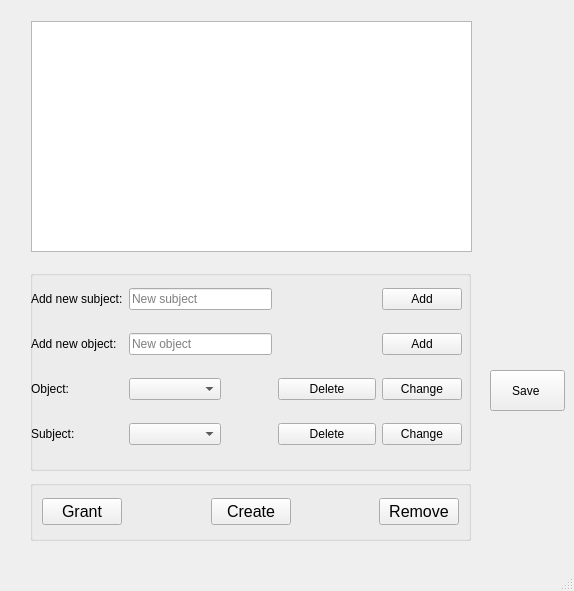
<?xml version="1.0" encoding="UTF-8"?>
<ui version="4.0">
 <class>MainWindow</class>
 <widget class="QMainWindow" name="MainWindow">
  <property name="geometry">
   <rect>
    <x>0</x>
    <y>0</y>
    <width>574</width>
    <height>591</height>
   </rect>
  </property>
  <property name="windowTitle">
   <string>MainWindow</string>
  </property>
  <widget class="QWidget" name="centralwidget">
   <widget class="QGroupBox" name="groupBox">
    <property name="geometry">
     <rect>
      <x>30</x>
      <y>480</y>
      <width>441</width>
      <height>61</height>
     </rect>
    </property>
    <property name="title">
     <string/>
    </property>
    <layout class="QGridLayout" name="gridLayout">
     <item row="0" column="2">
      <widget class="QPushButton" name="create">
       <property name="font">
        <font>
         <pointsize>12</pointsize>
        </font>
       </property>
       <property name="text">
        <string>Create</string>
       </property>
      </widget>
     </item>
     <item row="0" column="4">
      <widget class="QPushButton" name="remove">
       <property name="font">
        <font>
         <pointsize>12</pointsize>
        </font>
       </property>
       <property name="text">
        <string>Remove</string>
       </property>
      </widget>
     </item>
     <item row="0" column="0">
      <widget class="QPushButton" name="grant">
       <property name="font">
        <font>
         <pointsize>12</pointsize>
        </font>
       </property>
       <property name="text">
        <string>Grant</string>
       </property>
      </widget>
     </item>
     <item row="0" column="1">
      <widget class="QLabel" name="label_7">
       <property name="text">
        <string/>
       </property>
      </widget>
     </item>
     <item row="0" column="3">
      <widget class="QLabel" name="label_8">
       <property name="text">
        <string/>
       </property>
      </widget>
     </item>
    </layout>
   </widget>
   <widget class="QGroupBox" name="groupBox_3">
    <property name="geometry">
     <rect>
      <x>30</x>
      <y>270</y>
      <width>441</width>
      <height>201</height>
     </rect>
    </property>
    <property name="title">
     <string/>
    </property>
    <widget class="QWidget" name="">
     <property name="geometry">
      <rect>
       <x>1</x>
       <y>1</y>
       <width>431</width>
       <height>191</height>
      </rect>
     </property>
     <layout class="QGridLayout" name="gridLayout_2">
      <item row="2" column="6">
       <widget class="QPushButton" name="Change_O">
        <property name="styleSheet">
         <string notr="true">font: 12pt &quot;Segoe UI&quot;;</string>
        </property>
        <property name="text">
         <string>Change</string>
        </property>
       </widget>
      </item>
      <item row="0" column="0">
       <widget class="QLabel" name="label">
        <property name="styleSheet">
         <string notr="true">font: 12pt &quot;Segoe UI&quot;;</string>
        </property>
        <property name="text">
         <string>Add new subject:</string>
        </property>
       </widget>
      </item>
      <item row="0" column="1" colspan="3">
       <widget class="QLineEdit" name="subject">
        <property name="styleSheet">
         <string notr="true">font: 12pt &quot;Segoe UI&quot;;</string>
        </property>
        <property name="placeholderText">
         <string>New subject</string>
        </property>
       </widget>
      </item>
      <item row="2" column="0">
       <widget class="QLabel" name="label_3">
        <property name="styleSheet">
         <string notr="true">font: 12pt &quot;Segoe UI&quot;;</string>
        </property>
        <property name="text">
         <string>Object:</string>
        </property>
       </widget>
      </item>
      <item row="3" column="0">
       <widget class="QLabel" name="label_4">
        <property name="styleSheet">
         <string notr="true">font: 12pt &quot;Segoe UI&quot;;</string>
        </property>
        <property name="text">
         <string>Subject:</string>
        </property>
       </widget>
      </item>
      <item row="3" column="6">
       <widget class="QPushButton" name="Change_S">
        <property name="styleSheet">
         <string notr="true">font: 12pt &quot;Segoe UI&quot;;</string>
        </property>
        <property name="text">
         <string>Change</string>
        </property>
       </widget>
      </item>
      <item row="1" column="0">
       <widget class="QLabel" name="label_2">
        <property name="styleSheet">
         <string notr="true">font: 12pt &quot;Segoe UI&quot;;</string>
        </property>
        <property name="text">
         <string>Add new object:</string>
        </property>
       </widget>
      </item>
      <item row="1" column="1" colspan="3">
       <widget class="QLineEdit" name="object">
        <property name="styleSheet">
         <string notr="true">font: 12pt &quot;Segoe UI&quot;;</string>
        </property>
        <property name="placeholderText">
         <string>New object</string>
        </property>
       </widget>
      </item>
      <item row="0" column="4">
       <widget class="QLabel" name="label_10">
        <property name="text">
         <string/>
        </property>
       </widget>
      </item>
      <item row="1" column="4">
       <widget class="QLabel" name="label_12">
        <property name="text">
         <string/>
        </property>
       </widget>
      </item>
      <item row="2" column="4" colspan="2">
       <widget class="QPushButton" name="Delete_O">
        <property name="styleSheet">
         <string notr="true">font: 12pt &quot;Segoe UI&quot;;</string>
        </property>
        <property name="text">
         <string>Delete</string>
        </property>
       </widget>
      </item>
      <item row="3" column="4" colspan="2">
       <widget class="QPushButton" name="Delete_S">
        <property name="styleSheet">
         <string notr="true">font: 12pt &quot;Segoe UI&quot;;</string>
        </property>
        <property name="text">
         <string>Delete</string>
        </property>
       </widget>
      </item>
      <item row="3" column="3">
       <widget class="QLabel" name="label_11">
        <property name="text">
         <string/>
        </property>
       </widget>
      </item>
      <item row="2" column="3">
       <widget class="QLabel" name="label_9">
        <property name="text">
         <string/>
        </property>
       </widget>
      </item>
      <item row="2" column="1" colspan="2">
       <widget class="QComboBox" name="comboBox_2">
        <property name="styleSheet">
         <string notr="true">font: 12pt &quot;Segoe UI&quot;;</string>
        </property>
       </widget>
      </item>
      <item row="3" column="1" colspan="2">
       <widget class="QComboBox" name="comboBox">
        <property name="styleSheet">
         <string notr="true">font: 12pt &quot;Segoe UI&quot;;</string>
        </property>
       </widget>
      </item>
      <item row="1" column="6">
       <widget class="QPushButton" name="Add_O">
        <property name="styleSheet">
         <string notr="true">font: 12pt &quot;Segoe UI&quot;;</string>
        </property>
        <property name="text">
         <string>Add</string>
        </property>
       </widget>
      </item>
      <item row="0" column="6">
       <widget class="QPushButton" name="Add_S">
        <property name="styleSheet">
         <string notr="true">font: 12pt &quot;Segoe UI&quot;;</string>
        </property>
        <property name="text">
         <string>Add</string>
        </property>
       </widget>
      </item>
     </layout>
    </widget>
   </widget>
   <widget class="QPushButton" name="Save">
    <property name="geometry">
     <rect>
      <x>490</x>
      <y>370</y>
      <width>75</width>
      <height>41</height>
     </rect>
    </property>
    <property name="styleSheet">
     <string notr="true">font: 12pt &quot;Segoe UI&quot;;</string>
    </property>
    <property name="text">
     <string>Save </string>
    </property>
   </widget>
   <widget class="QLabel" name="label_13">
    <property name="geometry">
     <rect>
      <x>180</x>
      <y>474</y>
      <width>16</width>
      <height>16</height>
     </rect>
    </property>
    <property name="text">
     <string/>
    </property>
   </widget>
   <widget class="QLabel" name="label_5">
    <property name="geometry">
     <rect>
      <x>147</x>
      <y>439</y>
      <width>16</width>
      <height>16</height>
     </rect>
    </property>
    <property name="text">
     <string/>
    </property>
   </widget>
   <widget class="QLabel" name="label_6">
    <property name="geometry">
     <rect>
      <x>261</x>
      <y>439</y>
      <width>16</width>
      <height>16</height>
     </rect>
    </property>
    <property name="text">
     <string/>
    </property>
   </widget>
   <widget class="QTableWidget" name="tableWidget">
    <property name="geometry">
     <rect>
      <x>31</x>
      <y>21</y>
      <width>441</width>
      <height>231</height>
     </rect>
    </property>
    <property name="font">
     <font>
      <pointsize>11</pointsize>
     </font>
    </property>
    <property name="rowCount">
     <number>0</number>
    </property>
    <property name="columnCount">
     <number>0</number>
    </property>
   </widget>
  </widget>
  <widget class="QMenuBar" name="menubar">
   <property name="geometry">
    <rect>
     <x>0</x>
     <y>0</y>
     <width>574</width>
     <height>22</height>
    </rect>
   </property>
  </widget>
  <widget class="QStatusBar" name="statusbar"/>
 </widget>
 <resources/>
 <connections/>
</ui>
